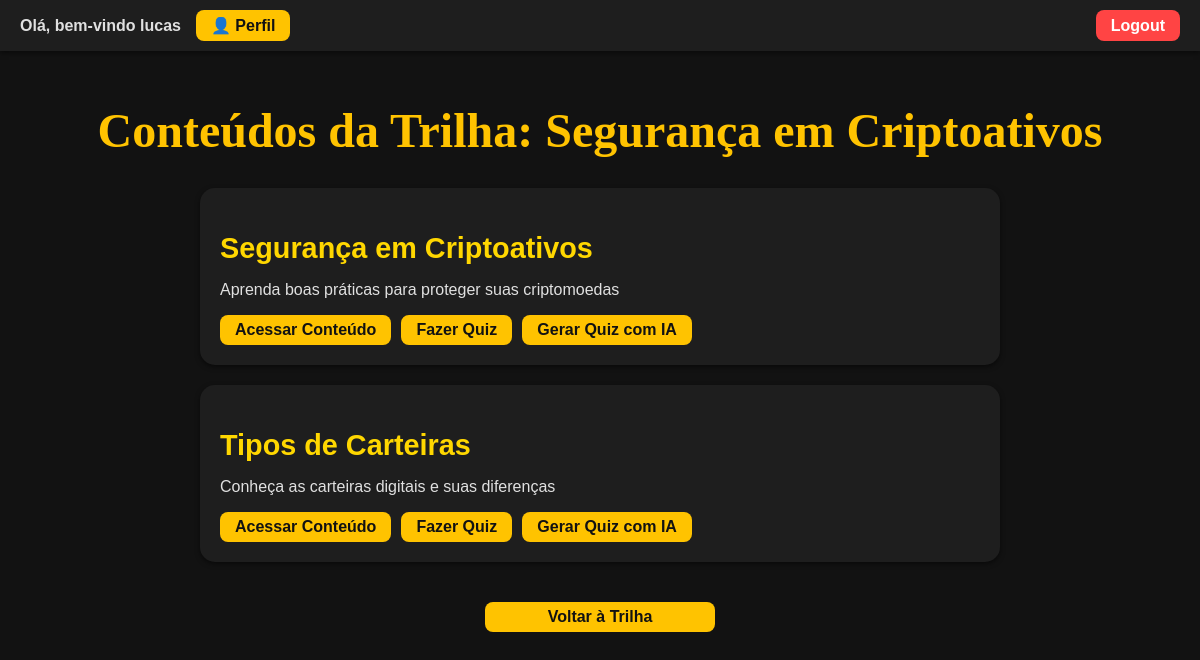
/trilha/3/conteudos (signed in), run on an earlier commit of the app's database.
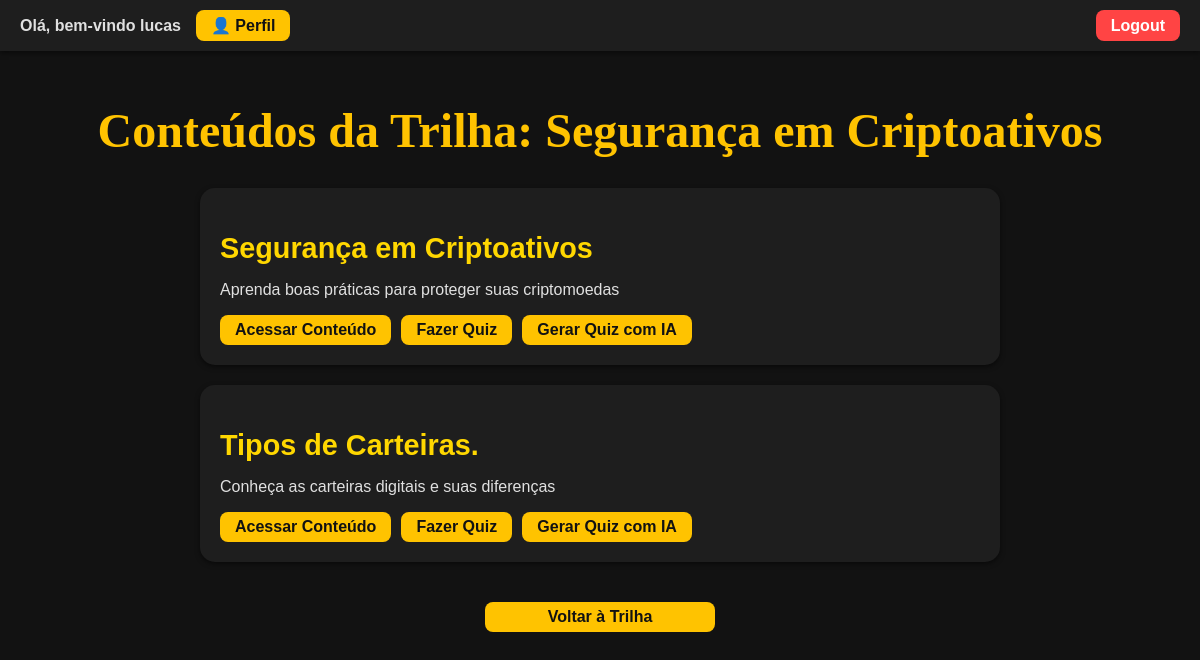
And on a later commit of the database.
### tables this page shows
CREATE TABLE usuarios (
    id INTEGER PRIMARY KEY AUTOINCREMENT,
        nome TEXT NOT NULL,
            email TEXT UNIQUE NOT NULL,
                senha TEXT NOT NULL
                , is_admin INTEGER DEFAULT 0);

CREATE TABLE trilhas (
    id INTEGER PRIMARY KEY AUTOINCREMENT,
        titulo TEXT NOT NULL,
            descricao TEXT NOT NULL
            , nivel TEXT DEFAULT 'Iniciante');

CREATE TABLE conteudos (    id INTEGER PRIMARY KEY AUTOINCREMENT,    trilha_id INTEGER NOT NULL,    titulo TEXT NOT NULL,    descricao TEXT,    texto TEXT,    FOREIGN KEY (trilha_id) REFERENCES trilhas(id));

### app.py (the view)
@app.route("/trilha/<int:trilha_id>/conteudos")
def conteudos(trilha_id):
    if "usuario_id" not in session:
        return redirect(url_for("login"))
    conn = get_db_connection()
    trilha = conn.execute("SELECT * FROM trilhas WHERE id=?", (trilha_id,)).fetchone()
    conteudos = conn.execute("SELECT * FROM conteudos WHERE trilha_id=?", (trilha_id,)).fetchall()
    conn.close()
    if not trilha:
        return "Trilha não encontrada!"
    usuario = get_usuario_logado()
    return render_template("conteudos.html", trilha=trilha, conteudos=conteudos, usuario=usuario)

### app.py (called while the page is built)
def get_db_connection():
    conn = sqlite3.connect(DATABASE)
    conn.row_factory = sqlite3.Row
    return conn

def get_usuario_logado():
    if "usuario_id" in session:
        conn = get_db_connection()
        user = conn.execute("SELECT * FROM usuarios WHERE id = ?", (session["usuario_id"],)).fetchone()
        conn.close()
        return user
    return None

@app.context_processor
def inject_user():
    usuario = None
    if "usuario_id" in session:
        conn = get_db_connection()  # sua função para conectar ao SQLite
        usuario = conn.execute("SELECT * FROM usuarios WHERE id = ?", (session["usuario_id"],)).fetchone()
        conn.close()
    return dict(usuario=usuario)

### templates/conteudos.html (shortened to what this page needs)
<!DOCTYPE html>
<html lang="pt-BR">
<head>
    <link rel="stylesheet" href="{{ url_for('static', filename='style.css') }}">
</head>
<body>
    <div class="top-bar">
        <div class="user-info">
            <span>Olá, bem-vindo {{ usuario.nome }}</span>
            <a href="{{ url_for('perfil') }}" class="perfil-btn">👤 Perfil</a>
        </div>
        <a href="{{ url_for('logout') }}" class="logout-btn">Logout</a>
    </div>
    <div class="container">
        <h1>Conteúdos da Trilha: {{ trilha.titulo }}</h1>
        <div class="conteudos-lista">
            {% for c in conteudos %}
                <div class="conteudo-card">
                    <h2>{{ c.titulo }}</h2>
                    {% if c.descricao %}
                        <p>{{ c.descricao }}</p>
                    {% endif %}
                    <div class="acoes">
                        <a href="{{ url_for('ver_conteudo', conteudo_id=c.id) }}" class="btn abrir-conteudo">Acessar Conteúdo</a>
                        <a href="{{ url_for('quiz', conteudo_id=c.id) }}" class="btn">Fazer Quiz</a>
                        <a href="{{ url_for('gerar_quiz_ia', conteudo_id=c.id) }}" class="btn btn-warning">Gerar Quiz com IA</a>
                    </div>
                </div>
            {% else %}
                <p>Nenhum conteúdo disponível para esta trilha.</p>
            {% endfor %}
        </div>
        <a href="{{ url_for('trilhas') }}" class="btn voltar">Voltar à Trilha</a>
    </div>
</body>
</html>

### static/style.css (style rules this page uses)
body { background-color: #121212; color: #e0e0e0; font-family: Arial, sans-serif; margin: 0; padding: 0; }
.container { display: flex; flex-direction: column; align-items: center; justify-content: flex-start; min-height: 100vh; text-align: center; padding: 20px; }
h1 { font-family: 'Roboto Slab', serif; font-size: 3em; color: #FFC300; margin-bottom: 30px; }
h2 { font-size: 1.8em; color: #FFD700; margin-bottom: 15px; }
p, li, span { font-size: 1em; color: #e0e0e0; }
.top-bar { display: flex; justify-content: space-between; align-items: center; background-color: #1e1e1e; padding: 10px 20px; color: #ffd700; font-weight: bold; box-shadow: 0 2px 5px rgba(0,0,0,0.5); position: sticky; top: 0; z-index: 1000; }
.user-info { display: flex; align-items: center; gap: 15px; }
.btn { text-decoration: none; background-color: #FFC300; color: #121212; padding: 6px 15px; border-radius: 8px; font-weight: bold; font-size: 1em; transition: background-color 0.3s, color 0.3s; display: inline-block; cursor: pointer; border: none; }
.btn.voltar { display: block; margin: 40px auto 0 auto; text-align: center; width: 200px; }
.logout-btn { background-color: #FF4444; color: #fff; padding: 6px 15px; border-radius: 8px; text-decoration: none; font-weight: bold; display: inline-block; line-height: 1.2; transition: background-color 0.3s, color 0.3s; }
.perfil-btn { background-color: #ffc300; color: #121212; padding: 6px 15px; border-radius: 8px; text-decoration: none; font-weight: bold; transition: background-color 0.3s, color 0.3s; display: flex; align-items: center; gap: 5px; }
.conteudos-lista { display: flex; flex-direction: column; gap: 20px; width: 100%; max-width: 800px; }
.conteudo-card { background-color: #1e1e1e; padding: 20px; border-radius: 15px; text-align: left; box-shadow: 0 2px 5px rgba(0,0,0,0.5); }
.acoes { display: flex; flex-wrap: wrap; gap: 10px; margin-top: 15px; }

What changed in the data, as far as the page shows it:
changed conteudos "Conheça as carteiras digitais e suas diferenças": titulo "Tipos de Carteiras" → "Tipos de Carteiras."
